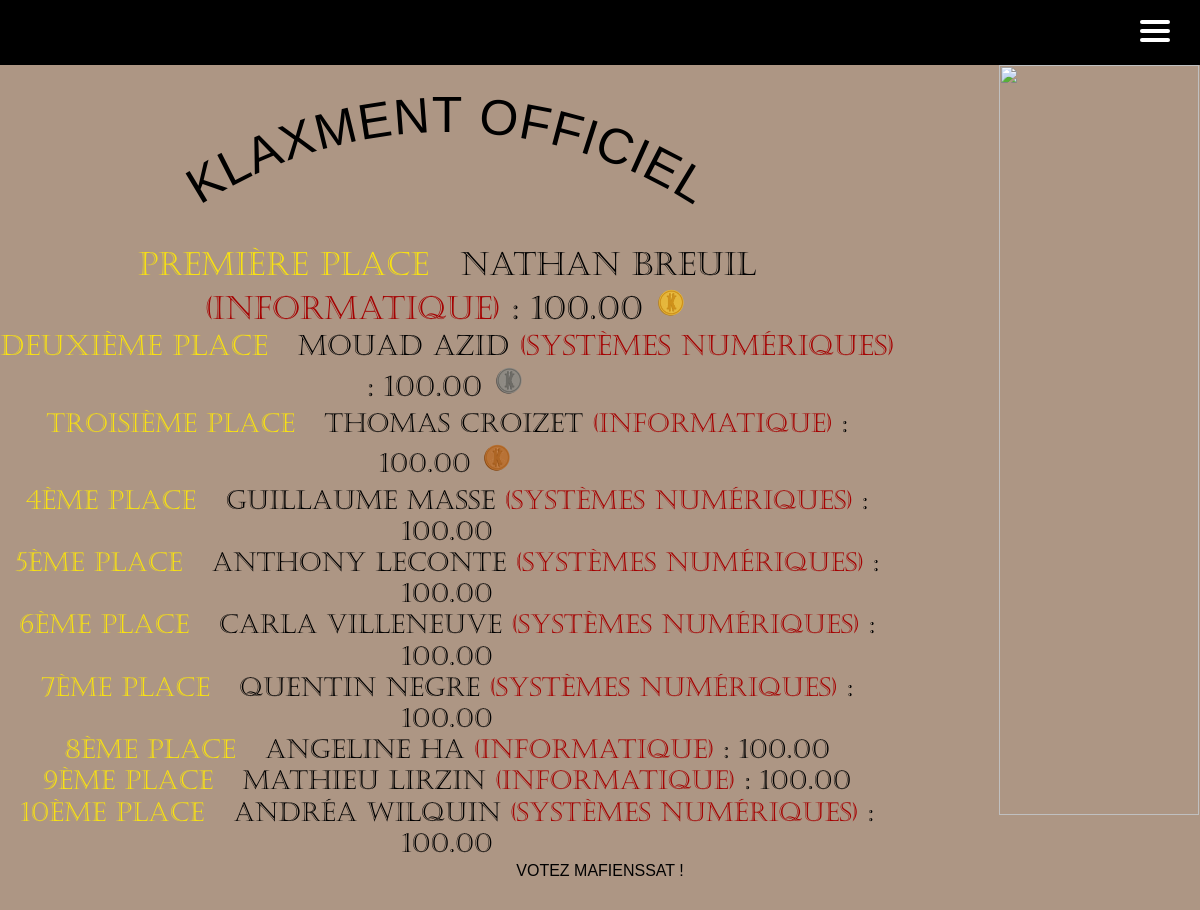
The page /klaxment/ on the database its author committed.
### main_app/models.py (models this page shows)
class User(AbstractUser):
    id = models.AutoField(primary_key=True, unique=True)
    first_name = models.CharField(max_length=30)
    last_name = models.CharField(max_length=30)
    username = models.CharField(max_length=20, unique=True)
    email = models.EmailField(unique=True, default="@enssat.fr")
    SECTOR = (
        ('INFO', 'Informatique'),
        ('PHOT', 'Photonique'),
        ('SNUM', 'Systèmes numériques'),
        ('IMR', 'IMR')
    )
    sector = models.CharField(max_length=4, choices=SECTOR, blank=True, help_text='Donne moi ta filière bro')
    created = models.DateTimeField(auto_now_add=True)
    updated = models.DateTimeField(auto_now=True)
    klax_coins = models.DecimalField(max_digits=12, decimal_places=2, default=100.00)
    activate = models.BooleanField(default=False)
    from_list = models.BooleanField(default=False)
    USERNAME_FIELD = 'email'
    REQUIRED_FIELDS = ['username']

### main_app/views.py (the view)
# urls.py: path("klaxment/", views.klaxment, name="klaxment"),
def klaxment(request):
    userList = User.objects.filter(is_staff=False, is_superuser=False, from_list=False, activate=True).order_by('-klax_coins')
    data = {'userList': userList}
    return render(request, 'nav_links/klaxment.html', data)

### templates/nav_links/klaxment.html (shortened to what this page needs)
{% extends 'main.html' %}
{% block content %}
{% load static %}
{% include 'nav.html' %}
<div class="row" id="klaxment_id">
    <div id="main_title" class="col-9">
        <h1 class="arced" id="arced">KLAXMENT OFFICIEL</h1>
        <div id="klaxment_list">
            {% for user in userList %}
                {% if forloop.counter == 1 %}
                    <h2><span>Première place</span> {{user.first_name }} {{user.last_name }} <span class="sector_span">({{ user.get_sector_display }})</span> : {{user.klax_coins}} <img class="img-fluid" height="75" width="75" src="{% static 'klax_or.png' %}" alt=""/></h2>
                {% elif forloop.counter == 2 %}
                    <h3><span>Deuxième place </span>  {{user.first_name }} {{user.last_name }} <span class="sector_span">({{ user.get_sector_display }})</span> : {{user.klax_coins}} <img class="img-fluid" height="75" width="75" src="{% static 'klax_argent.png' %}" alt=""/></h3>
                {% elif forloop.counter == 3 %}
                    <h4><span>Troisième place </span> {{user.first_name }} {{user.last_name }} <span class="sector_span">({{ user.get_sector_display }})</span> : {{user.klax_coins}} <img class="img-fluid" height="75" width="75" src="{% static 'klax_bronze.png' %}" alt=""/></h4>
                {% elif forloop.counter <= 10 %}
                    <h5><span>{{forloop.counter}}ème place </span> {{user.first_name }} {{user.last_name }} <span class="sector_span">({{ user.get_sector_display }})</span> : {{user.klax_coins}}</h5>
                {% endif %}
            {% endfor %}
        </div>
    </div>
    <div id="pub_id_klaxment">
        <img id="gif_gros_klax_id" width="200px" height="750px" src="{% static 'img/pub_gros_klax.gif' %}">
    </div>
</div>
<div id="vote_mafienssat_klaxment">
    <p>Votez Mafienssat !</p>
</div>
{% endblock %}

### static/styles/style.css (style rules this page uses)
body { background-color: #ad9684; color: black; }
#klaxment_list { text-align: center; font-family: 'Castelar', Arial, sans-serif; font-weight:normal; font-style:normal; }
#klaxment_list span { color: #F9E211; padding-right: 20px; }
#klaxment_list h2 { font-size: 40px; text-transform: uppercase; margin-bottom: 0; }
#klaxment_list img { margin-bottom: 10px; }
#klaxment_list h3 { font-size: 38px; text-transform: uppercase; margin-bottom: 0; }
#klaxment_list h4 { font-size: 36px; text-transform: uppercase; margin-bottom: 0; }
#klaxment_list h5 { font-size: 34px; text-transform: uppercase; margin-bottom: 0; }
.sector_span { color: rgb(165, 1, 1)!important; padding-right: 0!important; }
@media screen and (min-width: 1200px) and (max-width: 1400px) { #klaxment_list h2 { font-size: 35px; } }
@media screen and (min-width: 1200px) and (max-width: 1400px) { #klaxment_list h3 { font-size: 33px; } }
@media screen and (min-width: 1200px) and (max-width: 1400px) { #klaxment_list h4 { font-size: 31px; } }
@media screen and (min-width: 1200px) and (max-width: 1400px) { #klaxment_list h5 { font-size: 29px; } }
@media screen and (min-width: 1200px) and (max-width: 1400px) { .arced { font-size: 70px!important; } }
@media screen and (min-width: 800px) and (max-width: 1200px) { #klaxment_list img { width: 35px; height: 35px; } }
@media screen and (min-width: 800px) and (max-width: 1200px) { #klaxment_list h2 { font-size: 32px; } }
@media screen and (min-width: 800px) and (max-width: 1200px) { #klaxment_list h3 { font-size: 28px; } }
@media screen and (min-width: 800px) and (max-width: 1200px) { #klaxment_list h4 { font-size: 26px; } }
@media screen and (min-width: 800px) and (max-width: 1200px) { #klaxment_list h5 { font-size: 26px; } }
@media screen and (min-width: 800px) and (max-width: 1200px) { .arced { font-size: 50px!important; } }
* { cursor:url(https://i.ibb.co/2Whsx1h/klaxicon-5.png) 25 15, auto; }
#main_title { font-family: 'LinBiolinum', Arial, sans-serif; font-weight:normal; font-style:normal; font-size: 110px; margin-top: 20px; }
#gif_gros_klax_id { margin: 0!important; }
#klaxment_id { background-color: #ad9684; color: black; }
#vote_mafienssat_klaxment { background-color: #ad9684; font-family: 'LinBiolinum', Arial, sans-serif; font-weight:normal; font-style:normal; text-transform: uppercase; margin: 0; text-align: center; }
#klaxment_id h1 { text-align: center; }
#pub_id_klaxment { width: 225px; height: 750px; margin-left: auto; padding-right: 0; }
.arced { color: black!important; font-family: 'LinBiolinum', Arial, sans-serif; font-weight:normal; font-style:normal; font-size: 80px; margin-bottom: 30px; }

### rows shown on the page
User: first_name "NATHAN", last_name "BREUIL", sector "INFORMATIQUE", klax_coins "100.00"
User: first_name "MOUAD", last_name "AZID", sector "SYSTÈMES NUMÉRIQUES", klax_coins "100.00"
User: first_name "THOMAS", last_name "CROIZET", sector "INFORMATIQUE", klax_coins "100.00"
User: first_name "GUILLAUME", last_name "MASSE", sector "SYSTÈMES NUMÉRIQUES", klax_coins "100.00"
User: first_name "ANTHONY", last_name "LECONTE", sector "SYSTÈMES NUMÉRIQUES", klax_coins "100.00"
User: first_name "CARLA", last_name "VILLENEUVE", sector "SYSTÈMES NUMÉRIQUES", klax_coins "100.00"
User: first_name "QUENTIN", last_name "NEGRE", sector "SYSTÈMES NUMÉRIQUES", klax_coins "100.00"
User: first_name "ANGELINE", last_name "HA", sector "INFORMATIQUE", klax_coins "100.00"
User: first_name "MATHIEU", last_name "LIRZIN", sector "INFORMATIQUE", klax_coins "100.00"
User: first_name "ANDRÉA", last_name "WILQUIN", sector "SYSTÈMES NUMÉRIQUES", klax_coins "100.00"
